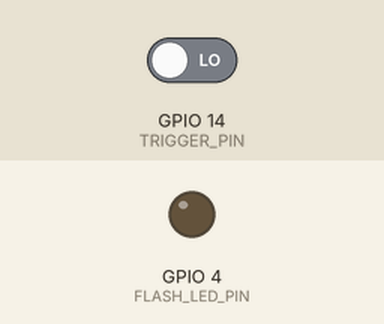
Bench run of a sketch on a simulated ESP32. On the bench: output pins drawn as LEDs (lit = HIGH). Inputs (shaded band) come from the test bench; at power-on: GPIO 14 (TRIGGER_PIN) LOW. WiFi joins after 1.5 s; servers stay silent unless stated; uploads are accepted with an empty reply; storage starts empty; EEPROM starts erased; the camera gives no picture; what the sketch prints to the serial monitor is not drawn.

Above: at 3.5 s.
3.6 s: GPIO 14 (TRIGGER_PIN) driven HIGH
Timing chart, 0 to 6.6 s (numbered marks = the images above; inputs shaded):
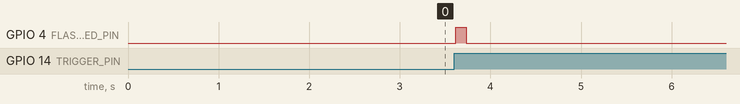

The sketch:

esp32-cam_working.ino
```cpp
#include <Arduino.h>
#include <EEPROM.h>
#include <FS.h>
#include <SD_MMC.h>
#include <WiFi.h>
#include <WiFiClient.h>
#include <HTTPClient.h>
#include "esp_camera.h"

// ==========================================
//  1. CONFIGURATION & NETWORK SETTINGS
// ==========================================
#ifndef WIFI_SSID_VALUE
#define WIFI_SSID_VALUE "SnowChild"
#endif
#ifndef WIFI_PASSWORD_VALUE
#define WIFI_PASSWORD_VALUE "ay_carico"
#endif
#ifndef BACKEND_BASE_URL_VALUE
#define BACKEND_BASE_URL_VALUE "http://192.168.8.100:5000"
#endif
#ifndef API_KEY_VALUE
#define API_KEY_VALUE "e52dc64913f9bbca16f37e4a27af776dee4b797db06e53abe99a9f5bc308e480"
#endif

const char *WIFI_SSID = WIFI_SSID_VALUE;
const char *WIFI_PASSWORD = WIFI_PASSWORD_VALUE;
const char *BACKEND_BASE_URL = BACKEND_BASE_URL_VALUE;
const char *API_KEY = API_KEY_VALUE;

constexpr bool SAVE_TO_SD = true;
constexpr uint32_t WIFI_CONNECT_TIMEOUT_MS = 15000;
constexpr uint32_t HTTP_TIMEOUT_MS = 8000;
constexpr size_t EEPROM_SIZE = 8;

// Hardware pin definitions (Trigger moved to GPIO 14)
#define TRIGGER_PIN 14
#define FLASH_LED_PIN 4

#define PWDN_GPIO_NUM 32
#define RESET_GPIO_NUM -1
#define XCLK_GPIO_NUM 0
#define SIOD_GPIO_NUM 26
#define SIOC_GPIO_NUM 27
#define Y9_GPIO_NUM 35
#define Y8_GPIO_NUM 34
#define Y7_GPIO_NUM 39
#define Y6_GPIO_NUM 36
#define Y5_GPIO_NUM 21
#define Y4_GPIO_NUM 19
#define Y3_GPIO_NUM 18
#define Y2_GPIO_NUM 5
#define VSYNC_GPIO_NUM 25
#define HREF_GPIO_NUM 23
#define PCLK_GPIO_NUM 22

// Tracking variables
uint32_t pictureNumber = 0;
bool sdAvailable = false;

// Function prototypes
bool connectWiFi();
bool initializeCamera();
String saveFrameToSd(camera_fb_t *frame);
bool sendCameraHeartbeat(const String &status);
bool uploadFrameToRecognition(camera_fb_t *frame);
void captureAndUpload();

// ==========================================
//  2. MAIN SETUP & LOOP
// ==========================================

void setup()
{
  Serial.begin(115200);
  delay(500);

  pinMode(FLASH_LED_PIN, OUTPUT);
  digitalWrite(FLASH_LED_PIN, LOW);
  pinMode(TRIGGER_PIN, INPUT_PULLDOWN);

  EEPROM.begin(EEPROM_SIZE);
  EEPROM.get(0, pictureNumber);
  if (pictureNumber == 0xFFFFFFFF)
  {
    pictureNumber = 0;
  }

  if (!initializeCamera())
  {
    Serial.println("[System Error] Camera initialization failed.");
    return;
  }

  if (SAVE_TO_SD)
  {
    sdAvailable = SD_MMC.begin("/sdcard", true);
    Serial.println(sdAvailable ? "[SD Card] Mounted successfully." : "[SD Card] Mount failed / disabled.");
  }

  if (!connectWiFi())
  {
    Serial.println("[Wi-Fi] Camera will retry on the next trigger.");
  }

  Serial.println("\n--- ESP32-CAM Sentry Node Active ---");
  Serial.println("[Status] Waiting for trigger pulses on GPIO 14...");
}

void loop()
{
  if (digitalRead(TRIGGER_PIN) == HIGH)
  {
    delay(15);
    if (digitalRead(TRIGGER_PIN) == HIGH)
    {
      captureAndUpload();

      // Clear out remaining trigger state immediately to prepare for next capture
      while (digitalRead(TRIGGER_PIN) == HIGH)
      {
        yield();
      }
    }
  }
}

// ==========================================
//  3. NETWORK & FLASK API PAYLOAD LOGIC
// ==========================================

bool connectWiFi()
{
  if (WiFi.status() == WL_CONNECTED)
  {
    return true;
  }

  WiFi.mode(WIFI_STA);
  WiFi.setAutoReconnect(true);
  WiFi.persistent(false);
  WiFi.begin(WIFI_SSID, WIFI_PASSWORD);

  uint32_t startedAt = millis();
  while (WiFi.status() != WL_CONNECTED && millis() - startedAt < WIFI_CONNECT_TIMEOUT_MS)
  {
    delay(100);
  }

  if (WiFi.status() != WL_CONNECTED)
  {
    return false;
  }

  return true;
}

bool sendCameraHeartbeat(const String &status)
{
  if (!connectWiFi()) return false;

  WiFiClient client;
  HTTPClient http;
  http.setTimeout(HTTP_TIMEOUT_MS);

  if (!http.begin(client, String(BACKEND_BASE_URL) + "/api/telemetry")) return false;

  http.addHeader("Content-Type", "application/json");
  http.addHeader("X-API-Key", API_KEY);
  http.addHeader("Accept", "application/json");

  String payload = "{\"device_name\":\"ESP32-CAM\",\"status\":\"" + status + "\",\"metric_name\":\"capture_status\",\"metric_value\":1.0,\"metric_unit\":\"binary\",\"metadata\":{\"source\":\"esp32-cam\",\"trigger\":\"capture\"}}";

  int statusCode = http.POST(payload);
  http.end();
  return (statusCode >= 200 && statusCode < 300);
}

bool uploadFrameToRecognition(camera_fb_t *frame)
{
  if (frame == nullptr || frame->buf == nullptr || frame->len == 0) return false;
  if (!connectWiFi()) return false;

  WiFiClient client;
  HTTPClient http;
  http.setTimeout(HTTP_TIMEOUT_MS);

  if (!http.begin(client, String(BACKEND_BASE_URL) + "/api/v1/facial-recognition/")) return false;

  String boundary = "----SentryVisionBoundaryTag";
  http.addHeader("Content-Type", "multipart/form-data; boundary=" + boundary);
  http.addHeader("X-API-Key", API_KEY);
  http.addHeader("Accept", "application/json");

  String bodyPrefix = "--" + boundary + "\r\nContent-Disposition: form-data; name=\"trigger_source\"\r\n\r\nmotion\r\n--" + boundary + "\r\nContent-Disposition: form-data; name=\"image\"; filename=\"frame.jpg\"\r\nContent-Type: image/jpeg\r\n\r\n";
  String bodySuffix = "\r\n--" + boundary + "--\r\n";

  size_t totalPayloadLen = bodyPrefix.length() + frame->len + bodySuffix.length();
  uint8_t *payloadBuffer = (uint8_t *)malloc(totalPayloadLen);
  if (payloadBuffer == nullptr)
  {
    http.end();
    return false;
  }

  memcpy(payloadBuffer, bodyPrefix.c_str(), bodyPrefix.length());
  memcpy(payloadBuffer + bodyPrefix.length(), frame->buf, frame->len);
  memcpy(payloadBuffer + bodyPrefix.length() + frame->len, bodySuffix.c_str(), bodySuffix.length());

  int statusCode = http.POST(payloadBuffer, totalPayloadLen);
  free(payloadBuffer);
  http.end();

  return (statusCode >= 200 && statusCode < 300);
}

// ==========================================
//  4. CAMERA HARDWARE & CAPTURE
// ==========================================

bool initializeCamera()
{
  camera_config_t config;
  config.ledc_channel = LEDC_CHANNEL_0;
  config.ledc_timer = LEDC_TIMER_0;
  config.pin_d0 = Y2_GPIO_NUM;
  config.pin_d1 = Y3_GPIO_NUM;
  config.pin_d2 = Y4_GPIO_NUM;
  config.pin_d3 = Y5_GPIO_NUM;
  config.pin_d4 = Y6_GPIO_NUM;
  config.pin_d5 = Y7_GPIO_NUM;
  config.pin_d6 = Y8_GPIO_NUM;
  config.pin_d7 = Y9_GPIO_NUM;
  config.pin_xclk = XCLK_GPIO_NUM;
  config.pin_pclk = PCLK_GPIO_NUM;
  config.pin_vsync = VSYNC_GPIO_NUM;
  config.pin_href = HREF_GPIO_NUM;
  config.pin_sccb_sda = SIOD_GPIO_NUM;
  config.pin_sccb_scl = SIOC_GPIO_NUM;
  config.pin_pwdn = PWDN_GPIO_NUM;
  config.pin_reset = RESET_GPIO_NUM;
  config.xclk_freq_hz = 20000000;
  config.pixel_format = PIXFORMAT_JPEG;

  if (psramFound())
  {
    config.frame_size = FRAMESIZE_VGA;
    config.jpeg_quality = 10;
    config.fb_count = 2;
    config.grab_mode = CAMERA_GRAB_LATEST;
  }
  else
  {
    config.frame_size = FRAMESIZE_CIF;
    config.jpeg_quality = 12;
    config.fb_count = 1;
    config.grab_mode = CAMERA_GRAB_WHEN_EMPTY;
  }

  return (esp_camera_init(&config) == ESP_OK);
}

void captureAndUpload()
{
  // 1. Fire flash instantly on capture trigger
  digitalWrite(FLASH_LED_PIN, HIGH);

  // 2. Clear stale buffer and capture new frame immediately
  camera_fb_t *stale = esp_camera_fb_get();
  if (stale) esp_camera_fb_return(stale);

  camera_fb_t *frame = esp_camera_fb_get();

  // Turn off flash right after capturing frame data
  digitalWrite(FLASH_LED_PIN, LOW);

  if (frame == nullptr) return;

  // 3. Save to SD card and get path for conditional deletion
  String sdPath = saveFrameToSd(frame);

  // 4. Send telemetry & upload frame to server
  bool success = uploadFrameToRecognition(frame);
  sendCameraHeartbeat("Online");

  // Free memory buffer back to driver immediately
  esp_camera_fb_return(frame);

  // 5. If successfully posted to server, clean up and delete local SD copy
  if (success && sdPath.length() > 0 && sdAvailable)
  {
    if (SD_MMC.remove(sdPath.c_str()))
    {
      Serial.printf("[SD Card] Successfully deleted uploaded frame: %s\n", sdPath.c_str());
    }
  }
}

String saveFrameToSd(camera_fb_t *frame)
{
  if (!SAVE_TO_SD || !sdAvailable || frame == nullptr) return "";

  pictureNumber++;
  EEPROM.put(0, pictureNumber);
  EEPROM.commit();

  String path = "/capture_" + String(pictureNumber) + ".jpg";
  File file = SD_MMC.open(path.c_str(), FILE_WRITE);
  if (!file) return "";

  file.write(frame->buf, frame->len);
  file.close();
  return path;
}
```

Measured:
- after the input at 3.6 s, GPIO 4 (FLASH_LED_PIN): LOW → HIGH at once, → LOW 0.12 s later
